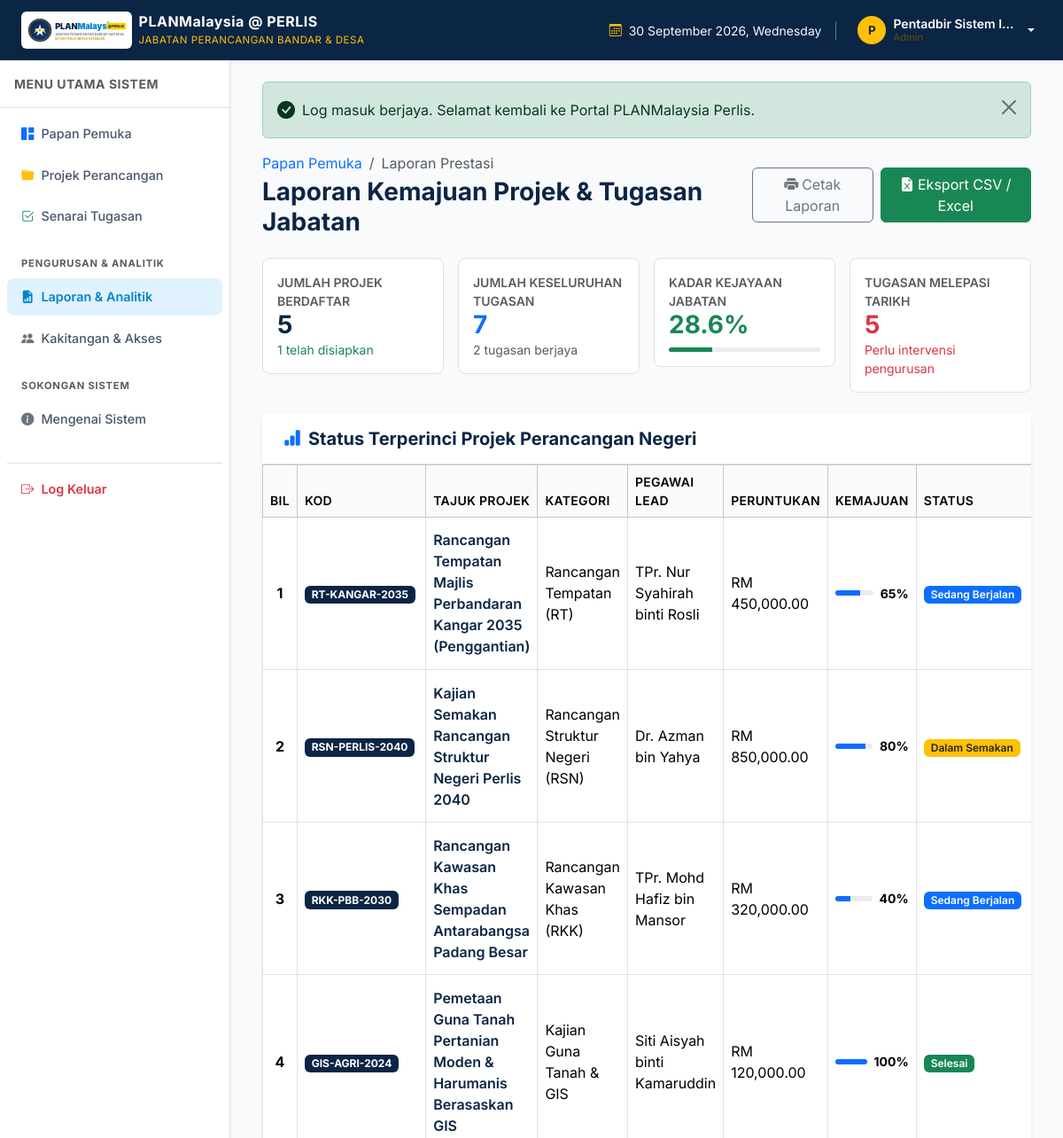
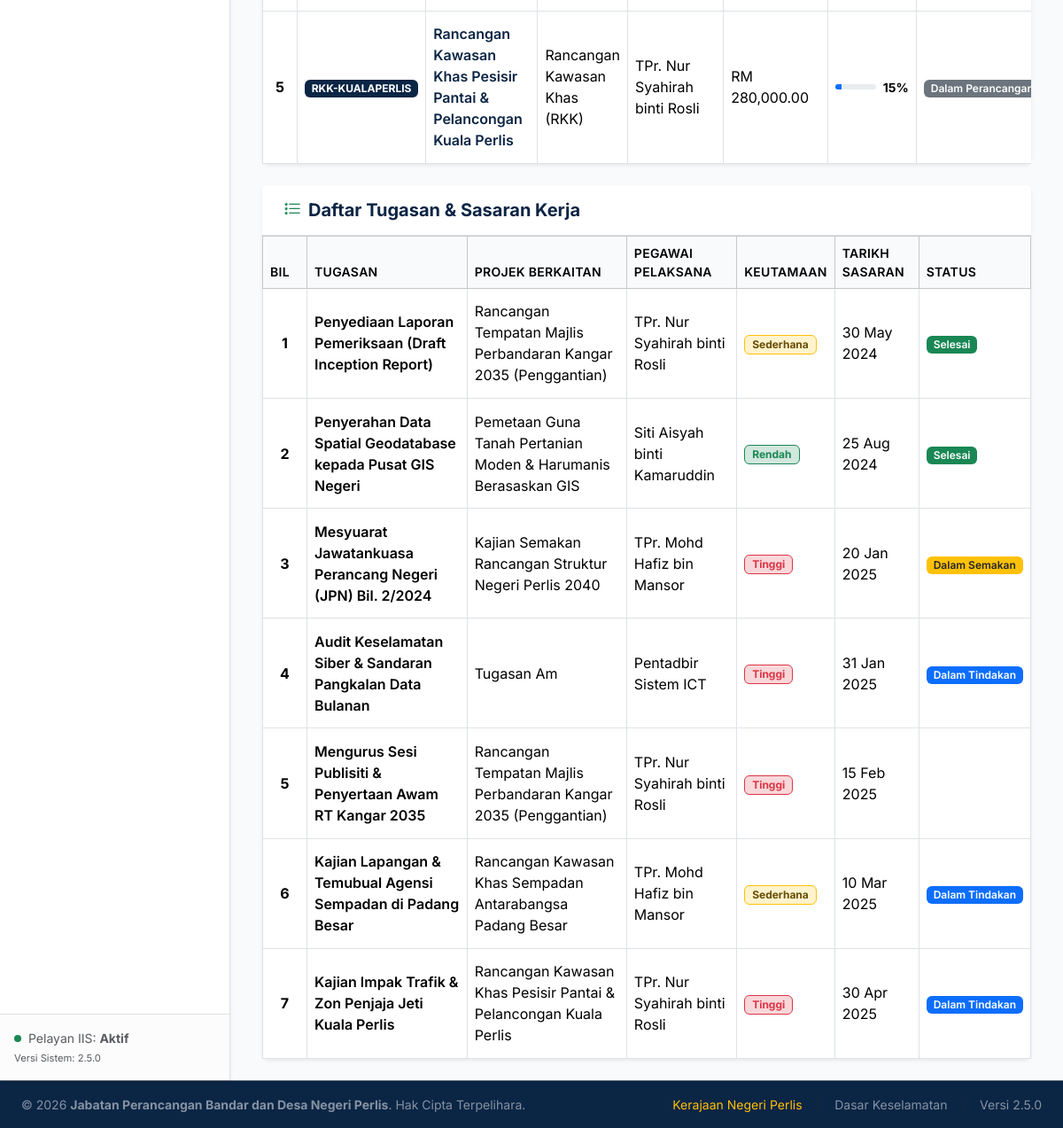
/reports.php (signed in), run on the app's committed database (2 pictures, top to bottom).
### tables this page shows
CREATE TABLE IF NOT EXISTS `tasks` (
    `id` INT UNSIGNED AUTO_INCREMENT PRIMARY KEY,
    `project_id` INT UNSIGNED NULL,
    `title` VARCHAR(255) NOT NULL,
    `description` TEXT NULL,
    `priority` ENUM('Rendah', 'Sederhana', 'Tinggi') NOT NULL DEFAULT 'Sederhana',
    `status` ENUM('Pending', 'Dalam Tindakan', 'Dalam Semakan', 'Selesai') NOT NULL DEFAULT 'Dalam Tindakan',
    `due_date` DATE NULL,
    `assigned_user_id` INT UNSIGNED NULL,
    `created_by_user_id` INT UNSIGNED NOT NULL,
    `created_at` DATETIME NOT NULL DEFAULT CURRENT_TIMESTAMP,
    `updated_at` DATETIME NULL ON UPDATE CURRENT_TIMESTAMP,
    INDEX `idx_tasks_status` (`status`),
    INDEX `idx_tasks_priority` (`priority`),
    INDEX `idx_tasks_due_date` (`due_date`),
    CONSTRAINT `fk_tasks_project` FOREIGN KEY (`project_id`) 
        REFERENCES `projects` (`id`) ON DELETE CASCADE ON UPDATE CASCADE,
    CONSTRAINT `fk_tasks_assigned_user` FOREIGN KEY (`assigned_user_id`) 
        REFERENCES `users` (`id`) ON DELETE SET NULL ON UPDATE CASCADE,
    CONSTRAINT `fk_tasks_created_by` FOREIGN KEY (`created_by_user_id`) 
        REFERENCES `users` (`id`) ON DELETE RESTRICT ON UPDATE CASCADE
);

CREATE TABLE IF NOT EXISTS `projects` (
    `id` INT UNSIGNED AUTO_INCREMENT PRIMARY KEY,
    `code` VARCHAR(50) NOT NULL UNIQUE,
    `title` VARCHAR(255) NOT NULL,
    `category` VARCHAR(100) NOT NULL DEFAULT 'Rancangan Tempatan (RT)',
    `description` TEXT NULL,
    `status` ENUM('Dalam Perancangan', 'Sedang Berjalan', 'Dalam Semakan', 'Selesai', 'Tertangguh') NOT NULL DEFAULT 'Dalam Perancangan',
    `progress` TINYINT UNSIGNED NOT NULL DEFAULT 0,
    `start_date` DATE NULL,
    `end_date` DATE NULL,
    `budget` DECIMAL(12, 2) NOT NULL DEFAULT 0.00,
    `lead_user_id` INT UNSIGNED NULL,
    `created_at` DATETIME NOT NULL DEFAULT CURRENT_TIMESTAMP,
    `updated_at` DATETIME NULL ON UPDATE CURRENT_TIMESTAMP,
    INDEX `idx_projects_status` (`status`),
    INDEX `idx_projects_category` (`category`),
    CONSTRAINT `fk_projects_lead_user` FOREIGN KEY (`lead_user_id`) 
        REFERENCES `users` (`id`) ON DELETE SET NULL ON UPDATE CASCADE
);

CREATE TABLE IF NOT EXISTS `users` (
    `id` INT UNSIGNED AUTO_INCREMENT PRIMARY KEY,
    `name` VARCHAR(120) NOT NULL,
    `email` VARCHAR(150) NOT NULL UNIQUE,
    `password` VARCHAR(255) NOT NULL,
    `role` ENUM('Admin', 'Pengarah', 'Staff') NOT NULL DEFAULT 'Staff',
    `unit` VARCHAR(100) NOT NULL DEFAULT 'Perancangan Wilayah',
    `phone` VARCHAR(25) NULL,
    `avatar` VARCHAR(255) NULL,
    `status` ENUM('Aktif', 'Tidak Aktif') NOT NULL DEFAULT 'Aktif',
    `last_login` DATETIME NULL,
    `created_at` DATETIME NOT NULL DEFAULT CURRENT_TIMESTAMP,
    `updated_at` DATETIME NULL ON UPDATE CURRENT_TIMESTAMP,
    INDEX `idx_users_role` (`role`),
    INDEX `idx_users_status` (`status`)
);

### public/reports.php (the view, shortened to what this page needs)
<?php
require_once __DIR__ . '/../includes/functions.php';
$stats = getDashboardStats();
$projects = getAllProjects('', '', 100);
$tasks = getAllTasks('', '', '', null, null);
include __DIR__ . '/../includes/header.php';
?>
<div class="d-flex flex-column flex-md-row justify-content-between align-items-md-center gap-3 mb-4 no-print">
    <div>
        <nav aria-label="breadcrumb">
            <ol class="breadcrumb small mb-1">
                <li class="breadcrumb-item"><a href="dashboard.php" class="text-decoration-none">Papan Pemuka</a></li>
                <li class="breadcrumb-item active" aria-current="page">Laporan Prestasi</li>
            </ol>
        </nav>
        <h3 class="fw-bold text-navy mb-0">Laporan Kemajuan Projek & Tugasan Jabatan</h3>
    </div>
    <div class="d-flex gap-2">
        <button type="button" class="btn btn-outline-secondary" onclick="window.print()">
            <i class="bi bi-printer-fill me-1"></i>Cetak Laporan
        </button>
        <a href="../api/export_report.php" class="btn btn-success">
            <i class="bi bi-file-earmark-excel-fill me-1"></i>Eksport CSV / Excel
        </a>
    </div>
</div>
<div class="row g-3 mb-4">
    <div class="col-md-3">
        <div class="card border p-3 rounded-3 bg-white">
            <small class="text-muted text-uppercase fw-semibold">Jumlah Projek Berdaftar</small>
            <h3 class="fw-bold text-navy mb-0"><?= $stats['total_projects'] ?></h3>
            <small class="text-success"><?= $stats['completed_projects'] ?> telah disiapkan</small>
        </div>
    </div>
    <div class="col-md-3">
        <div class="card border p-3 rounded-3 bg-white">
            <small class="text-muted text-uppercase fw-semibold">Jumlah Keseluruhan Tugasan</small>
            <h3 class="fw-bold text-primary mb-0"><?= $stats['total_tasks'] ?></h3>
            <small class="text-muted"><?= $stats['completed_tasks'] ?> tugasan berjaya</small>
        </div>
    </div>
    <div class="col-md-3">
        <div class="card border p-3 rounded-3 bg-white">
            <small class="text-muted text-uppercase fw-semibold">Kadar Kejayaan Jabatan</small>
            <h3 class="fw-bold text-success mb-0"><?= $stats['completion_rate'] ?>%</h3>
            <div class="progress mt-2" style="height: 5px;">
                <div class="progress-bar bg-success" style="width: <?= $stats['completion_rate'] ?>%"></div>
            </div>
        </div>
    </div>
    <div class="col-md-3">
        <div class="card border p-3 rounded-3 bg-white">
            <small class="text-muted text-uppercase fw-semibold">Tugasan Melepasi Tarikh</small>
            <h3 class="fw-bold text-danger mb-0"><?= $stats['overdue_tasks'] ?></h3>
            <small class="text-danger">Perlu intervensi pengurusan</small>
        </div>
    </div>
</div>
<div class="card border-0 shadow-sm rounded-3 mb-4">
    <div class="card-header bg-white py-3 px-4 border-bottom">
        <h5 class="fw-bold text-navy mb-0"><i class="bi bi-bar-chart-fill me-2 text-primary"></i>Status Terperinci Projek Perancangan Negeri</h5>
    </div>
    <div class="card-body p-0">
        <div class="table-responsive">
            <table class="table table-bordered align-middle mb-0">
                <thead class="table-light small text-uppercase">
                    <tr>
                        <th style="width: 50px;">Bil</th>
                        <th>Kod</th>
                        <th>Tajuk Projek</th>
                        <th>Kategori</th>
                        <th>Pegawai Lead</th>
                        <th>Peruntukan</th>
                        <th>Kemajuan</th>
                        <th>Status</th>
                    </tr>
                </thead>
                <tbody>
                    <?php if (empty($projects)): ?>
                        <tr><td colspan="8" class="text-center py-3 text-muted">Tiada projek direkodkan.</td></tr>
                    <?php else: ?>
                        <?php $i = 1; foreach ($projects as $p): ?>
                            <tr>
                                <td class="text-center fw-bold"><?= $i++ ?></td>
                                <td><span class="badge bg-navy text-white"><?= htmlspecialchars($p['code']) ?></span></td>
                                <td class="fw-semibold text-navy"><?= htmlspecialchars($p['title']) ?></td>
                                <td><?= htmlspecialchars($p['category']) ?></td>
                                <td><?= htmlspecialchars($p['lead_name'] ?? 'Tiada') ?></td>
                                <td>RM <?= number_format($p['budget'], 2) ?></td>
                                <td style="width: 140px;">
                                    <div class="d-flex align-items-center gap-2">
                                        <div class="progress flex-grow-1" style="height: 6px;">
                                            <div class="progress-bar bg-primary" style="width: <?= $p['progress'] ?>%;"></div>
                                        </div>
                                        <span class="small fw-bold"><?= $p['progress'] ?>%</span>
                                    </div>
                                </td>
                                <td><?= renderStatusBadge($p['status']) ?></td>
                            </tr>
                        <?php endforeach; ?>
                    <?php endif; ?>
                </tbody>
            </table>
        </div>
    </div>
</div>
<div class="card border-0 shadow-sm rounded-3">
    <div class="card-header bg-white py-3 px-4 border-bottom">
        <h5 class="fw-bold text-navy mb-0"><i class="bi bi-list-stars me-2 text-success"></i>Daftar Tugasan & Sasaran Kerja</h5>
    </div>
    <div class="card-body p-0">
        <div class="table-responsive">
            <table class="table table-bordered align-middle mb-0">
                <thead class="table-light small text-uppercase">
                    <tr>
                        <th style="width: 50px;">Bil</th>
                        <th>Tugasan</th>
                        <th>Projek Berkaitan</th>
                        <th>Pegawai Pelaksana</th>
                        <th>Keutamaan</th>
                        <th>Tarikh Sasaran</th>
                        <th>Status</th>
                    </tr>
                </thead>
                <tbody>
                    <?php if (empty($tasks)): ?>
                        <tr><td colspan="7" class="text-center py-3 text-muted">Tiada tugasan aktif.</td></tr>
                    <?php else: ?>
                        <?php $j = 1; foreach ($tasks as $t): ?>
                            <tr>
                                <td class="text-center fw-bold"><?= $j++ ?></td>
                                <td class="fw-semibold"><?= htmlspecialchars($t['title']) ?></td>
                                <td><?= htmlspecialchars($t['project_title'] ?? 'Tugasan Am') ?></td>
                                <td><?= htmlspecialchars($t['assigned_name'] ?? 'Semua') ?></td>
                                <td><?= renderPriorityBadge($t['priority']) ?></td>
                                <td><?= formatTarikh($t['due_date']) ?></td>
                                <td><?= renderStatusBadge($t['status']) ?></td>
                            </tr>
                        <?php endforeach; ?>
                    <?php endif; ?>
                </tbody>
            </table>
        </div>
    </div>
</div>
<?php include __DIR__ . '/../includes/footer.php'; ?>

### includes/functions.php (shortened to what this page needs)
<?php
function formatTarikh(?string $dateStr, bool $includeTime = false): string {
    $time = strtotime($dateStr);
    $format = $includeTime ? 'd M Y, h:i A' : 'd M Y';
    return date($format, $time);
}
function getFlash(): ?array {
    if (isset($_SESSION['flash_notification'])) {
        $flash = $_SESSION['flash_notification'];
        return $flash;
    }
    return null;
}
function displayFlashMessage(): void {
    $flash = getFlash();
    if ($flash) {
        $type = htmlspecialchars($flash['type']);
        $icon = match($type) {
            'success' => 'bi-check-circle-fill',
            'danger'  => 'bi-exclamation-triangle-fill',
            'warning' => 'bi-exclamation-circle-fill',
            default   => 'bi-info-circle-fill'
        };
        echo "<div class='alert alert-{$type} alert-dismissible fade show d-flex align-items-center' role='alert'>
            <i class='bi {$icon} me-2 fs-5'></i>
            <div>{$flash['message']}</div>
            <button type='button' class='btn-close' data-bs-dismiss='alert' aria-label='Close'></button>
        </div>";
    }
}
function renderStatusBadge(string $status): string {
    $class = match(trim($status)) {
        'Selesai', 'Diluluskan'         => 'bg-success text-white',
        'Sedang Berjalan', 'Dalam Tindakan' => 'bg-primary text-white',
        'Dalam Semakan', 'Menunggu Maklum Balas' => 'bg-warning text-dark',
        'Dalam Perancangan', 'Belum Mula', 'Pending' => 'bg-secondary text-white',
        'Tertangguh', 'Ditolak'         => 'bg-danger text-white',
        default                         => 'bg-light text-dark border'
    };
    return "<span class='badge {$class} px-2 py-1 fw-semibold'>" . htmlspecialchars($status) . "</span>";
}
function renderPriorityBadge(string $priority): string {
    $class = match(trim($priority)) {
        'Tinggi', 'Kritikal' => 'bg-danger-subtle text-danger border border-danger',
        'Sederhana'          => 'bg-warning-subtle text-warning-emphasis border border-warning',
        'Rendah'             => 'bg-success-subtle text-success border border-success',
        default              => 'bg-secondary-subtle text-secondary'
    };
    return "<span class='badge {$class} px-2 py-1'>" . htmlspecialchars($priority) . "</span>";
}
function getAllProjects(string $search = '', string $status = '', int $limit = 100): array {
    $pdo = getDatabaseConnection();
    $sql = "SELECT p.*, u.name as lead_name
            FROM projects p
            LEFT JOIN users u ON p.lead_user_id = u.id
            WHERE 1=1";
    $params = [];
    $sql .= " ORDER BY p.created_at DESC LIMIT " . (int)$limit;
    $stmt = $pdo->prepare($sql);
    $stmt->execute($params);
    return $stmt->fetchAll();
}
function getAllTasks(string $search = '', string $status = '', string $priority = '', ?int $projectId = null, ?int $assignedTo = null): array {
    $pdo = getDatabaseConnection();
    $sql = "SELECT t.*, p.title as project_title, p.code as project_code, u.name as assigned_name, c.name as creator_name
            FROM tasks t
            LEFT JOIN projects p ON t.project_id = p.id
            LEFT JOIN users u ON t.assigned_user_id = u.id
            LEFT JOIN users c ON t.created_by_user_id = c.id
            WHERE 1=1";
    $params = [];
    $sql .= " ORDER BY t.due_date ASC, t.id DESC";
    $stmt = $pdo->prepare($sql);
    $stmt->execute($params);
    return $stmt->fetchAll();
}
function getDashboardStats(): array {
    $pdo = getDatabaseConnection();
    $pTotal = $pdo->query("SELECT COUNT(*) FROM projects")->fetchColumn();
    $pActive = $pdo->query("SELECT COUNT(*) FROM projects WHERE status IN ('Sedang Berjalan', 'Dalam Perancangan')")->fetchColumn();
    $pCompleted = $pdo->query("SELECT COUNT(*) FROM projects WHERE status = 'Selesai'")->fetchColumn();
    $tTotal = $pdo->query("SELECT COUNT(*) FROM tasks")->fetchColumn();
    $tCompleted = $pdo->query("SELECT COUNT(*) FROM tasks WHERE status = 'Selesai'")->fetchColumn();
    $tPending = $pdo->query("SELECT COUNT(*) FROM tasks WHERE status IN ('Dalam Tindakan', 'Pending')")->fetchColumn();
    $tOverdue = $pdo->query("SELECT COUNT(*) FROM tasks WHERE due_date < CURDATE() AND status != 'Selesai'")->fetchColumn();
    $uTotal = $pdo->query("SELECT COUNT(*) FROM users WHERE status = 'Aktif'")->fetchColumn();
    return [
        'total_projects'     => (int)$pTotal,
        'active_projects'    => (int)$pActive,
        'completed_projects' => (int)$pCompleted,
        'total_tasks'        => (int)$tTotal,
        'completed_tasks'    => (int)$tCompleted,
        'pending_tasks'      => (int)$tPending,
        'overdue_tasks'      => (int)$tOverdue,
        'total_staff'        => (int)$uTotal,
        'completion_rate'    => $tTotal > 0 ? round(($tCompleted / $tTotal) * 100, 1) : 0
    ];
}

### assets/css/style.css (style rules this page uses)
:root { --pm-navy: #0b2545; --pm-navy-dark: #07192f; --pm-navy-light: #134074; --pm-gold: #c99700; --pm-gold-light: #fef3c7; --pm-bg-light: #f8fafc; --pm-border: #e2e8f0; --pm-text-dark: #1e293b; --pm-text-muted: #64748b; --sidebar-width: 260px; }
body { font-family: 'Inter', -apple-system, BlinkMacSystemFont, "Segoe UI", Roboto, sans-serif; color: var(--pm-text-dark); background-color: var(--pm-bg-light); min-height: 100vh; display: flex; flex-direction: column; }
.bg-navy { background-color: var(--pm-navy) !important; }
.text-navy { color: var(--pm-navy) !important; }
.table th { font-weight: 600; letter-spacing: 0.3px; background-color: #f8fafc; border-top: none; }
.table td { vertical-align: middle; padding-top: 0.85rem; padding-bottom: 0.85rem; }

### data on the page
tasks: project "5", created_by_user "1", title "Kajian Impak Trafik & Zon Penjaja Jeti Kuala Perlis", project.title "Rancangan Kawasan Khas Pesisir Pantai & Pelancongan Kuala Perlis", assigned_user.name "TPr. Nur Syahirah binti Rosli", priority "Tinggi", due_date "30 Apr 2025", status "Dalam Tindakan"
projects: code "RT-KANGAR-2035", title "Rancangan Tempatan Majlis Perbandaran Kangar 2035 (Penggantian)", category "Rancangan Tempatan (RT)", lead_user.name "TPr. Nur Syahirah binti Rosli", budget "450,000.00", progress "65", status "Sedang Berjalan"
projects: code "RSN-PERLIS-2040", title "Kajian Semakan Rancangan Struktur Negeri Perlis 2040", category "Rancangan Struktur Negeri (RSN)", lead_user.name "Dr. Azman bin Yahya", budget "850,000.00", progress "80", status "Dalam Semakan"
projects: code "RKK-PBB-2030", title "Rancangan Kawasan Khas Sempadan Antarabangsa Padang Besar", category "Rancangan Kawasan Khas (RKK)", lead_user.name "TPr. Mohd Hafiz bin Mansor", budget "320,000.00", progress "40", status "Sedang Berjalan"
projects: code "GIS-AGRI-2024", title "Pemetaan Guna Tanah Pertanian Moden & Harumanis Berasaskan GIS", category "Kajian Guna Tanah & GIS", lead_user.name "Siti Aisyah binti Kamaruddin", budget "120,000.00", progress "100", status "Selesai"
projects: code "RKK-KUALAPERLIS", title "Rancangan Kawasan Khas Pesisir Pantai & Pelancongan Kuala Perlis", category "Rancangan Kawasan Khas (RKK)", lead_user.name "TPr. Nur Syahirah binti Rosli", budget "280,000.00", progress "15", status "Dalam…"
tasks: title "Penyediaan Laporan Pemeriksaan (Draft Inception Report)", project.title "Rancangan Tempatan Majlis Perbandaran Kangar 2035 (Penggantian)", assigned_user.name "TPr. Nur Syahirah binti Rosli", priority "Sederhana", due_date "30 May 2024", status "Selesai"
tasks: title "Penyerahan Data Spatial Geodatabase kepada Pusat GIS Negeri", project.title "Pemetaan Guna Tanah Pertanian Moden & Harumanis Berasaskan GIS", assigned_user.name "Siti Aisyah binti Kamaruddin", priority "Rendah", due_date "25 Aug 2024", status "Selesai"
tasks: title "Mesyuarat Jawatankuasa Perancang Negeri (JPN) Bil. 2/2024", project.title "Kajian Semakan Rancangan Struktur Negeri Perlis 2040", assigned_user.name "TPr. Mohd Hafiz bin Mansor", priority "Tinggi", due_date "20 Jan 2025", status "Dalam Semakan"
tasks: title "Audit Keselamatan Siber & Sandaran Pangkalan Data Bulanan", project_title "Tugasan Am", assigned_user.name "Pentadbir Sistem ICT", priority "Tinggi", due_date "31 Jan 2025", status "Dalam Tindakan"
tasks: title "Mengurus Sesi Publisiti & Penyertaan Awam RT Kangar 2035", project.title "Rancangan Tempatan Majlis Perbandaran Kangar 2035 (Penggantian)", assigned_user.name "TPr. Nur Syahirah binti Rosli", priority "Tinggi", due_date "15 Feb 2025"
tasks: title "Kajian Lapangan & Temubual Agensi Sempadan di Padang Besar", project.title "Rancangan Kawasan Khas Sempadan Antarabangsa Padang Besar", assigned_user.name "TPr. Mohd Hafiz bin Mansor", priority "Sederhana", due_date "10 Mar 2025", status "Dalam Tindakan"

### other printed values
substr($currentUser['name'] ?? 'P', 0, 1) "P"
$currentUser['name'] "Pentadbir Sistem I…"
$currentUser['role'] "Admin"
APP_VERSION "2.5.0"
$flash['message'] "Log masuk berjaya. Selamat kembali ke Portal PLANMalaysia Perlis."
$stats['total_tasks'] "7"
$stats['completed_tasks'] "2"
$stats['completion_rate'] "28.6"
APP_DEPT "Jabatan Perancangan Bandar dan Desa Negeri Perlis"
